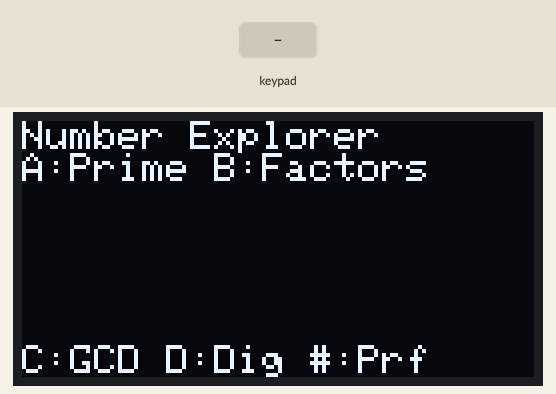
The sketch below on a simulated ESP32. Parts: 128×64 one-colour display. The inputs (shaded band) are chosen by the test bench.

Above: at 1.2 s.
1.3 s: keypad keys 1 3 1 2 1 4 2 7 # pressed 0.4 s apart
At 5.2 s:
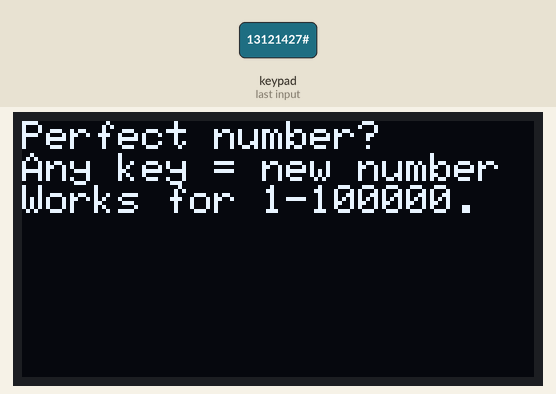
6.4 s: keypad keys 1 3 1 2 1 4 2 7 A pressed 0.4 s apart
At 10.1 s:
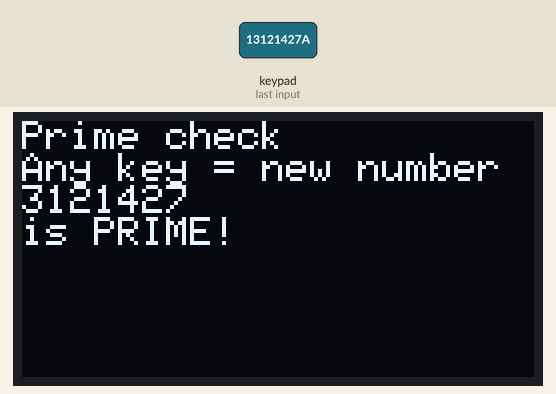
11.5 s: keypad keys 1 3 1 2 1 4 2 7 D pressed 0.4 s apart
At 15.4 s:
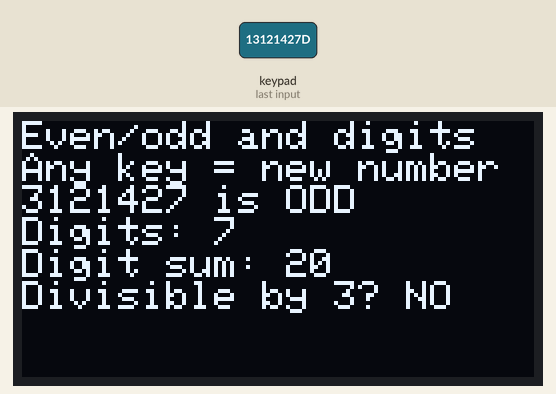
16.6 s: keypad keys 2 6 2 5 3 3 3 2 A pressed 0.4 s apart
At 20.4 s:
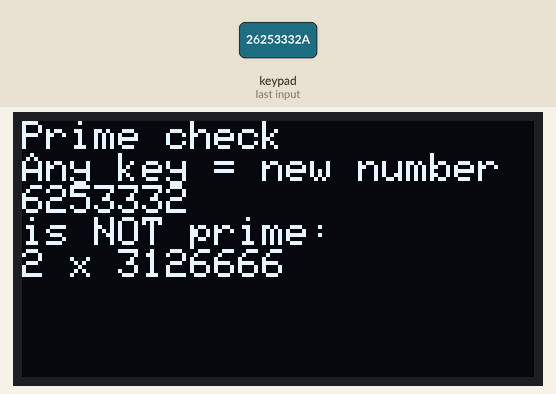
21.7 s: keypad keys 2 6 2 5 3 3 3 2 D pressed 0.4 s apart
At 25.3 s:
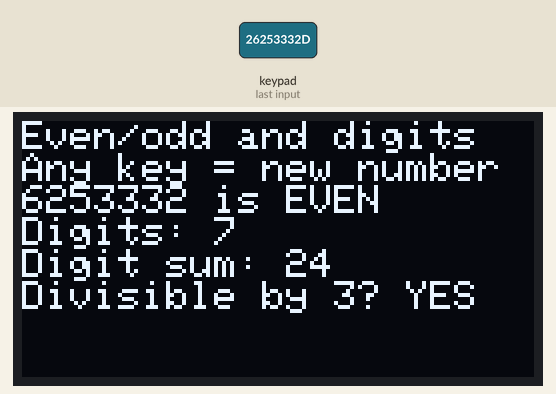
26.8 s: key '1' pressed
At 28.2 s:
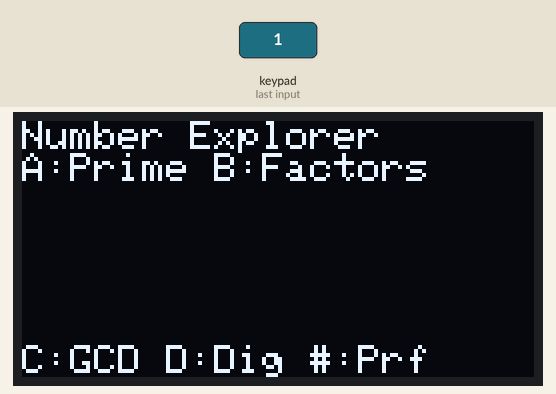
Timing chart, 0 to 29.3 s (numbered marks = the images above; inputs shaded):
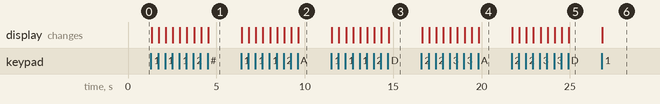

Measured:
- after the input at 1.3 s, the display: first changes at once (image 1 shows a later state)
- after the input at 6.4 s, the display: first changes at once (image 2 shows a later state)
- after the input at 11.5 s, the display: first changes at once (image 3 shows a later state)
- after the input at 16.6 s, the display: first changes at once (image 4 shows a later state)
- after the input at 21.7 s, the display: first changes at once (image 5 shows a later state)
- after the input at 26.8 s, the display: changes at once (image 6)

The sketch:

bonus_3_perfect_numbers.ino
```cpp
// Project 08, Bonus 3 - Perfect numbers
// # checks if the number equals the sum of its factors

#include <Wire.h>
#include <Adafruit_GFX.h>
#include <Adafruit_SSD1306.h>
#include <Keypad.h>

const byte ROWS = 4;
const byte COLS = 4;
char keys[ROWS][COLS] = {
  {'1', '2', '3', 'A'},
  {'4', '5', '6', 'B'},
  {'7', '8', '9', 'C'},
  {'*', '0', '#', 'D'}
};
byte rowPins[ROWS] = {13, 12, 14, 27};
byte colPins[COLS] = {26, 25, 33, 32};
Keypad keypad = Keypad(makeKeymap(keys), rowPins, colPins, ROWS, COLS);

const int SCREEN_WIDTH  = 128;
const int SCREEN_HEIGHT = 64;
Adafruit_SSD1306 display(SCREEN_WIDTH, SCREEN_HEIGHT, &Wire, -1);

String typed = "";
unsigned long num1 = 0;
int stage = 1;     // 1 = first number, 2 = second number (GCD), 3 = result

void setup() {
  Serial.begin(115200);
  if (!display.begin(SSD1306_SWITCHCAPVCC, 0x3C)) {
    Serial.println("OLED not found");
  }
  display.setTextColor(SSD1306_WHITE);
  showEntry();
}

void loop() {
  char key = keypad.getKey();
  if (!key) return;

  if (key == '*' || stage == 3) {
    typed = "";
    stage = 1;
    showEntry();
    return;
  }
  if (key >= '0' && key <= '9') {
    if (typed.length() < 9) typed += key;
    showEntry();
    return;
  }
  if (typed.length() == 0) return;          // type a number first

  unsigned long n = typed.toInt();
  if (stage == 1) {
    if (key == 'A') { showPrime(n); stage = 3; }
    else if (key == 'B') { showFactors(n); stage = 3; }
    else if (key == 'C') { num1 = n; typed = ""; stage = 2; showEntry(); }
    else if (key == 'D') { showDigits(n); stage = 3; }
    else if (key == '#') { showPerfect(n); stage = 3; }
  } else if (stage == 2 && key == '#') {
    showGcdLcm(num1, n);
    stage = 3;
  }
}

unsigned long firstFactor(unsigned long n) {
  unsigned long d = 2;
  while (d * d <= n) {
    if (n % d == 0) return d;
    d++;
  }
  return 0;
}

unsigned long gcd(unsigned long a, unsigned long b) {
  while (b != 0) {
    unsigned long r = a % b;
    a = b;
    b = r;
  }
  return a;
}

void startScreen(String title) {
  display.clearDisplay();
  display.setTextSize(1);
  display.setCursor(0, 0);
  display.println(title);
  display.println("Any key = new number");
  display.setCursor(0, 16);
}

void showEntry() {
  display.clearDisplay();
  display.setTextSize(1);
  display.setCursor(0, 0);
  if (stage == 1) {
    display.println("Number Explorer");
    display.println("A:Prime B:Factors");
  } else {
    display.print("GCD/LCM with ");
    display.println(num1);
    display.println("2nd number, then #");
  }
  display.setTextSize(2);
  display.setCursor(0, 24);
  display.println(typed);
  if (stage == 1) {
    display.setTextSize(1);
    display.setCursor(0, 56);
    display.println("C:GCD D:Dig #:Prf");
  }
  display.display();
}

void showPrime(unsigned long n) {
  startScreen("Prime check");
  display.println(n);
  if (n < 2) {
    display.println("is NOT prime.");
    display.println("Primes start at 2.");
  } else {
    unsigned long f = firstFactor(n);
    if (f == 0) {
      display.println("is PRIME!");
    } else {
      display.println("is NOT prime:");
      display.print(f);
      display.print(" x ");
      display.println(n / f);
    }
  }
  display.display();
}

void showFactors(unsigned long n) {
  startScreen("Factors");
  if (n == 0 || n > 100000) {
    display.println("Works for 1-100000.");
    display.display();
    return;
  }
  int count = 0;
  for (unsigned long d = 1; d <= n; d++) {
    if (n % d == 0) {
      display.print(d);
      display.print(" ");
      count++;
    }
  }
  display.println();
  display.print("(");
  display.print(count);
  display.println(" factors)");
  display.display();
}

void showGcdLcm(unsigned long a, unsigned long b) {
  startScreen("GCD and LCM");
  display.print(a);
  display.print(" and ");
  display.println(b);
  if (a == 0 || b == 0) {
    display.println("Use numbers above 0");
  } else {
    unsigned long g = gcd(a, b);
    unsigned long long lcm = (unsigned long long)(a / g) * b;
    display.print("GCD = ");
    display.println(g);
    display.print("LCM = ");
    display.println(lcm);
  }
  display.display();
}

void showDigits(unsigned long n) {
  int digitCount = 0;
  int digitSum = 0;
  unsigned long temp = n;
  while (temp > 0) {
    digitSum += temp % 10;
    temp = temp / 10;
    digitCount++;
  }
  if (n == 0) digitCount = 1;

  startScreen("Even/odd and digits");
  display.print(n);
  if (n % 2 == 0) display.println(" is EVEN");
  else display.println(" is ODD");
  display.print("Digits: ");
  display.println(digitCount);
  display.print("Digit sum: ");
  display.println(digitSum);
  display.print("Divisible by 3? ");
  if (digitSum % 3 == 0) display.println("YES");
  else display.println("NO");
  display.display();
}

void showPerfect(unsigned long n) {
  startScreen("Perfect number?");
  if (n == 0 || n > 100000) {
    display.println("Works for 1-100000.");
    display.display();
    return;
  }
  unsigned long sum = 0;
  for (unsigned long d = 1; d < n; d++) {   // not n itself
    if (n % d == 0) sum += d;
  }
  display.print(n);
  display.println(":");
  display.print("factor sum = ");
  display.println(sum);
  if (sum == n && n > 1) {
    display.println("PERFECT!");
  } else {
    display.println("not perfect");
  }
  display.display();
}
```
